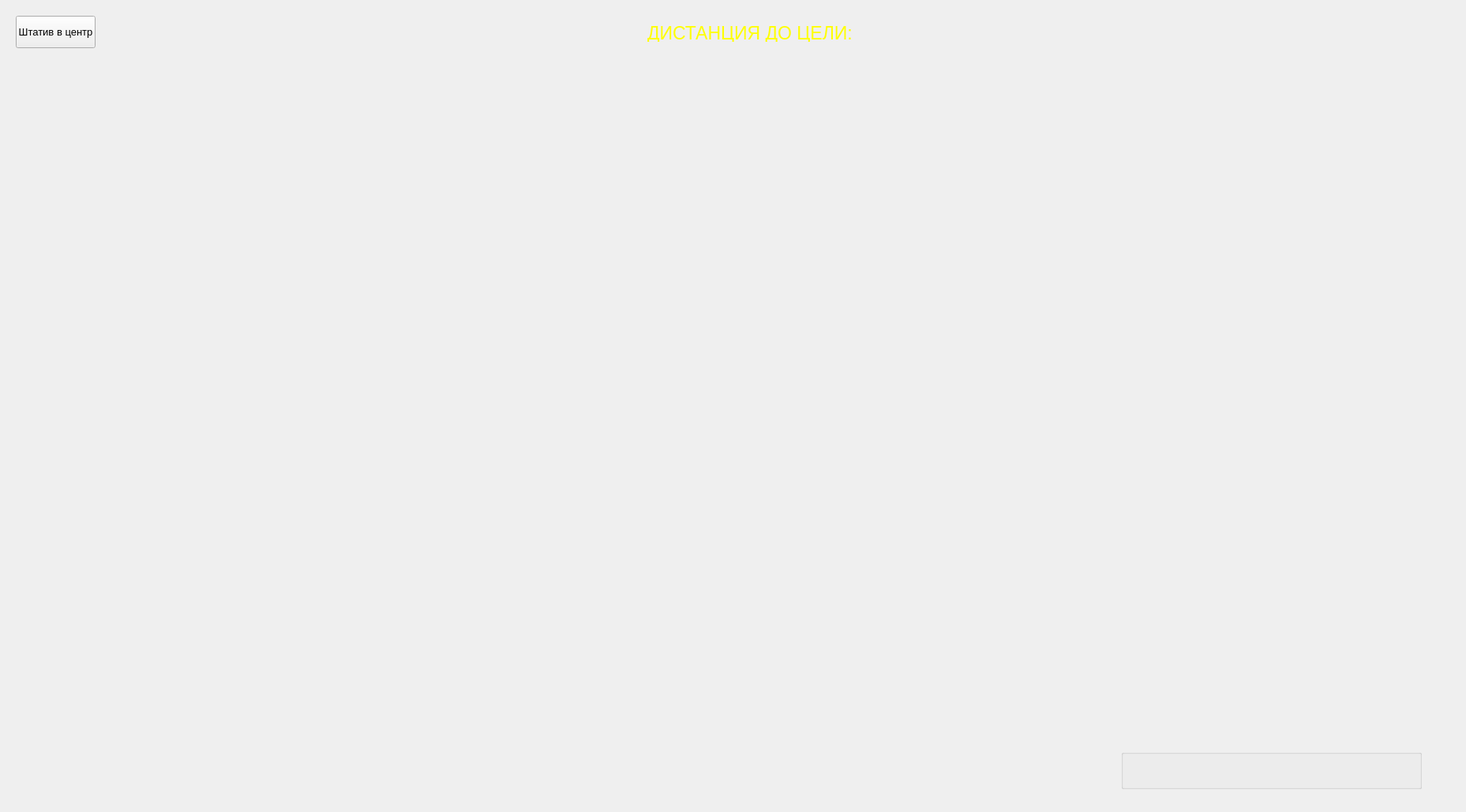
<?xml version="1.0" encoding="UTF-8"?>
<ui version="4.0">
 <class>Map</class>
 <widget class="QWidget" name="Map">
  <property name="geometry">
   <rect>
    <x>0</x>
    <y>0</y>
    <width>1857</width>
    <height>1029</height>
   </rect>
  </property>
  <property name="windowTitle">
   <string>Form</string>
  </property>
  <widget class="QDockWidget" name="dockWidget">
   <property name="geometry">
    <rect>
     <x>20</x>
     <y>20</y>
     <width>80</width>
     <height>667</height>
    </rect>
   </property>
   <property name="windowTitle">
    <string>Layers</string>
   </property>
   <widget class="QWidget" name="dockWidgetContents"/>
  </widget>
  <widget class="QPushButton" name="MerlinToCenter">
   <property name="geometry">
    <rect>
     <x>20</x>
     <y>20</y>
     <width>101</width>
     <height>41</height>
    </rect>
   </property>
   <property name="font">
    <font>
     <family>Arial</family>
     <pointsize>10</pointsize>
    </font>
   </property>
   <property name="text">
    <string>Штатив в центр</string>
   </property>
  </widget>
  <widget class="QGroupBox" name="groupBox">
   <property name="geometry">
    <rect>
     <x>1420</x>
     <y>950</y>
     <width>381</width>
     <height>50</height>
    </rect>
   </property>
   <property name="palette">
    <palette>
     <active/>
     <inactive/>
     <disabled/>
    </palette>
   </property>
   <property name="title">
    <string/>
   </property>
   <layout class="QHBoxLayout" name="horizontalLayout"/>
  </widget>
  <widget class="QLabel" name="DistLabel">
   <property name="geometry">
    <rect>
     <x>820</x>
     <y>30</y>
     <width>357</width>
     <height>23</height>
    </rect>
   </property>
   <property name="palette">
    <palette>
     <active>
      <colorrole role="WindowText">
       <brush brushstyle="SolidPattern">
        <color alpha="255">
         <red>255</red>
         <green>255</green>
         <blue>0</blue>
        </color>
       </brush>
      </colorrole>
      <colorrole role="Button">
       <brush brushstyle="SolidPattern">
        <color alpha="0">
         <red>0</red>
         <green>0</green>
         <blue>0</blue>
        </color>
       </brush>
      </colorrole>
      <colorrole role="Text">
       <brush brushstyle="SolidPattern">
        <color alpha="255">
         <red>255</red>
         <green>255</green>
         <blue>0</blue>
        </color>
       </brush>
      </colorrole>
      <colorrole role="ButtonText">
       <brush brushstyle="SolidPattern">
        <color alpha="255">
         <red>255</red>
         <green>255</green>
         <blue>0</blue>
        </color>
       </brush>
      </colorrole>
      <colorrole role="Base">
       <brush brushstyle="SolidPattern">
        <color alpha="0">
         <red>0</red>
         <green>0</green>
         <blue>0</blue>
        </color>
       </brush>
      </colorrole>
      <colorrole role="Window">
       <brush brushstyle="SolidPattern">
        <color alpha="0">
         <red>0</red>
         <green>0</green>
         <blue>0</blue>
        </color>
       </brush>
      </colorrole>
     </active>
     <inactive>
      <colorrole role="WindowText">
       <brush brushstyle="SolidPattern">
        <color alpha="255">
         <red>255</red>
         <green>255</green>
         <blue>0</blue>
        </color>
       </brush>
      </colorrole>
      <colorrole role="Button">
       <brush brushstyle="SolidPattern">
        <color alpha="0">
         <red>0</red>
         <green>0</green>
         <blue>0</blue>
        </color>
       </brush>
      </colorrole>
      <colorrole role="Text">
       <brush brushstyle="SolidPattern">
        <color alpha="255">
         <red>255</red>
         <green>255</green>
         <blue>0</blue>
        </color>
       </brush>
      </colorrole>
      <colorrole role="ButtonText">
       <brush brushstyle="SolidPattern">
        <color alpha="255">
         <red>255</red>
         <green>255</green>
         <blue>0</blue>
        </color>
       </brush>
      </colorrole>
      <colorrole role="Base">
       <brush brushstyle="SolidPattern">
        <color alpha="0">
         <red>0</red>
         <green>0</green>
         <blue>0</blue>
        </color>
       </brush>
      </colorrole>
      <colorrole role="Window">
       <brush brushstyle="SolidPattern">
        <color alpha="0">
         <red>0</red>
         <green>0</green>
         <blue>0</blue>
        </color>
       </brush>
      </colorrole>
     </inactive>
     <disabled>
      <colorrole role="WindowText">
       <brush brushstyle="SolidPattern">
        <color alpha="255">
         <red>255</red>
         <green>255</green>
         <blue>0</blue>
        </color>
       </brush>
      </colorrole>
      <colorrole role="Button">
       <brush brushstyle="SolidPattern">
        <color alpha="0">
         <red>0</red>
         <green>0</green>
         <blue>0</blue>
        </color>
       </brush>
      </colorrole>
      <colorrole role="Text">
       <brush brushstyle="SolidPattern">
        <color alpha="255">
         <red>255</red>
         <green>255</green>
         <blue>0</blue>
        </color>
       </brush>
      </colorrole>
      <colorrole role="ButtonText">
       <brush brushstyle="SolidPattern">
        <color alpha="255">
         <red>255</red>
         <green>255</green>
         <blue>0</blue>
        </color>
       </brush>
      </colorrole>
      <colorrole role="Base">
       <brush brushstyle="SolidPattern">
        <color alpha="0">
         <red>0</red>
         <green>0</green>
         <blue>0</blue>
        </color>
       </brush>
      </colorrole>
      <colorrole role="Window">
       <brush brushstyle="SolidPattern">
        <color alpha="0">
         <red>0</red>
         <green>0</green>
         <blue>0</blue>
        </color>
       </brush>
      </colorrole>
     </disabled>
    </palette>
   </property>
   <property name="font">
    <font>
     <pointsize>17</pointsize>
    </font>
   </property>
   <property name="styleSheet">
    <string notr="true">color: rgb(255, 255, 0);
background-color: rgba(0, 0, 0, 0);</string>
   </property>
   <property name="text">
    <string>ДИСТАНЦИЯ ДО ЦЕЛИ:</string>
   </property>
  </widget>
 </widget>
 <resources/>
 <connections/>
</ui>
